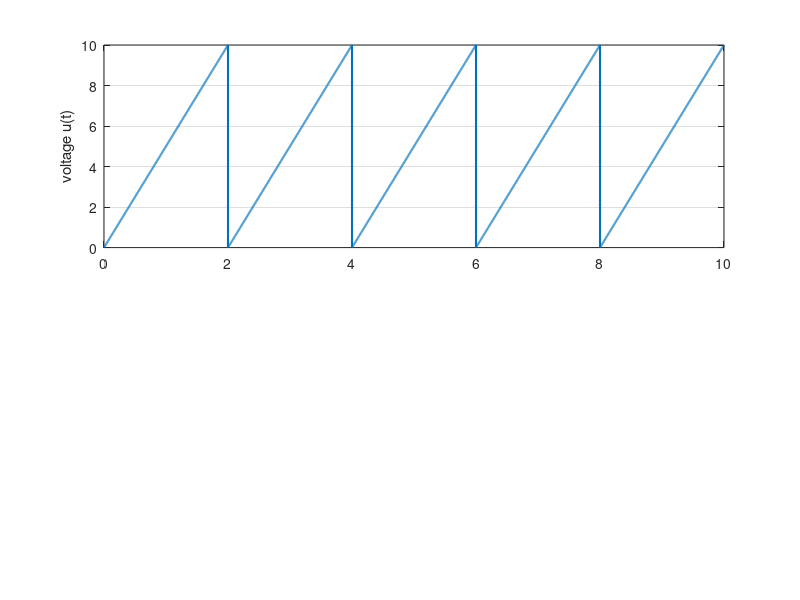
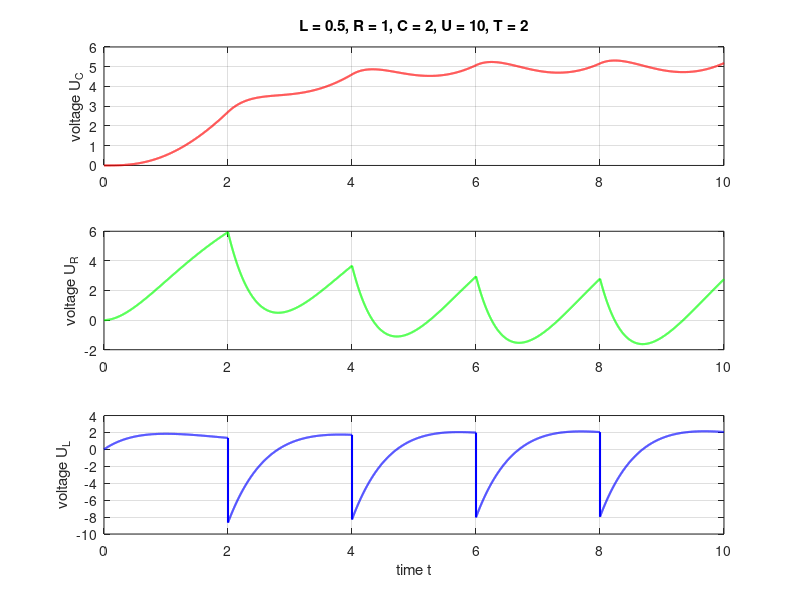

MATLAB code for these plots, in order:
clear
close all

#Given
L = 0.5
R = 1
C = 2
U0 = 10
T = 2 % period

m = L
b = R
k = 1 / C
F0 = U0

x0 = 0 %x(0)
v0 = 0 %x'(0)=v(0)

dt = 0.001 %time step
%increasing part
t1 = 0:dt:T;  % 0:0.1:2.5
U1 = U0 / T * t1; % 10 / 5
%decreasing part
t2 = T + dt:dt:T - dt;
U2= -U0 / (T / 2) * (t2 - T / 2) + U0;
%one sawtooth
t = [t1,t2];
U = [U1,U2];

%5 sawtooth
t = [t, t + T, t + 2 * T, t + 3 * T, t + 4 * T];
U = [U, U, U, U, U];

figure(1)
subplot(2,1,1)
plot(t, U,'linewidth',1.5)
grid
ylabel('voltage u(t)')



N=length(t)
x=zeros(1,N);
v=zeros(1,N);
a=zeros(1,N-1);
x(1)=x0;
v(1)=v0;


for n=1:N-1
   a(n)=1/m*(U(n)-b*v(n)-k*x(n)); %x''(t)=a(t)
   x(n+1)=x(n)+v(n)*dt+1/2*a(n)*dt^2;
   v(n+1)=v(n)+a(n)*dt;%x'(t)=v(t)
end

figure(2)
subplot(3,1,1)
plot(t, x / C, 'red', 'linewidth', 1.5)
ylabel('voltage U_C')
grid
title(['L = ', num2str(L),', R = ', num2str(R), ', C = ', num2str(C), ', U = ', num2str(U0), ', T = ', num2str(T)])


%%
subplot(3,1,2)
plot(t,v * R, 'green','linewidth',1.5)
ylabel('voltage U_R')
grid

subplot(3,1,3)
plot(t(1:N-1),a * L, 'blue','linewidth',1.5)
ylabel('voltage U_L')
grid
xlabel('time t')




